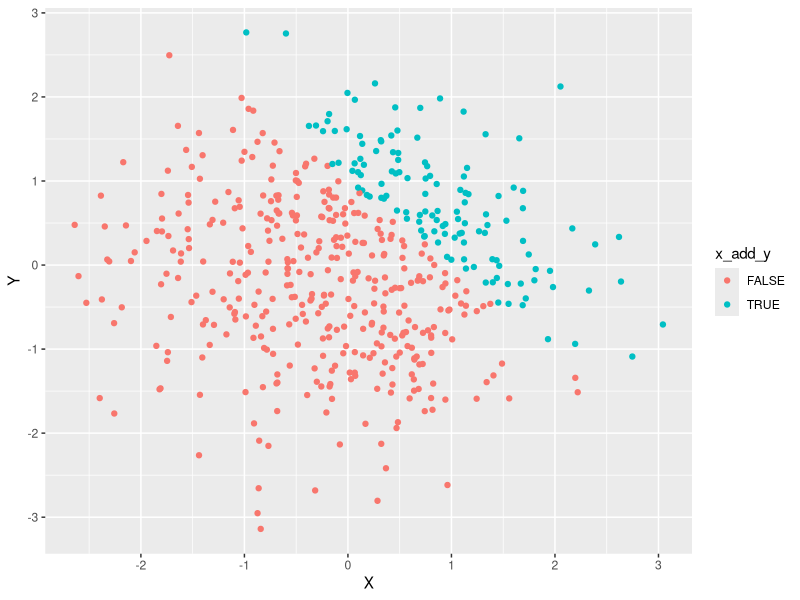
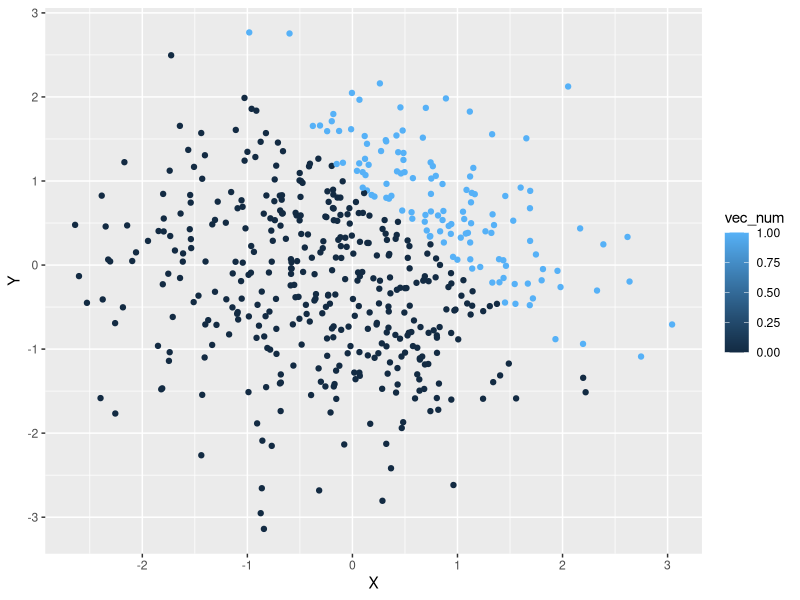
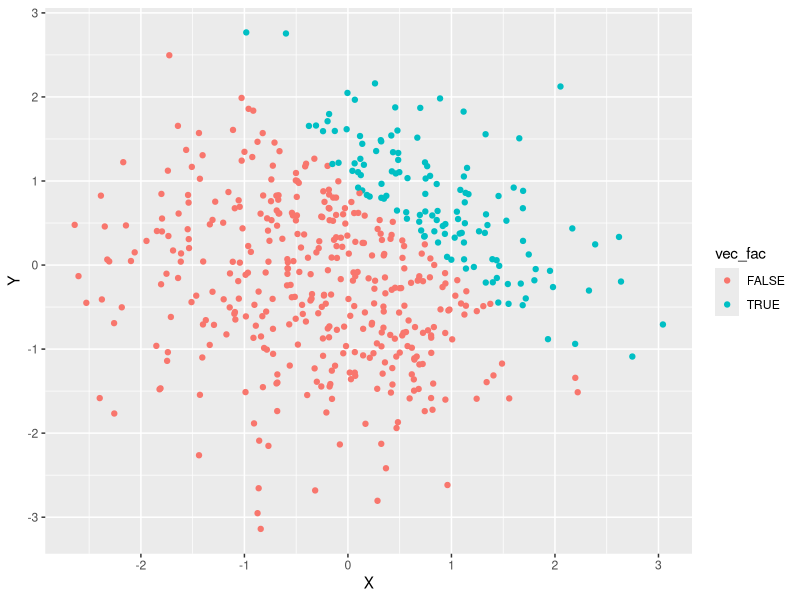
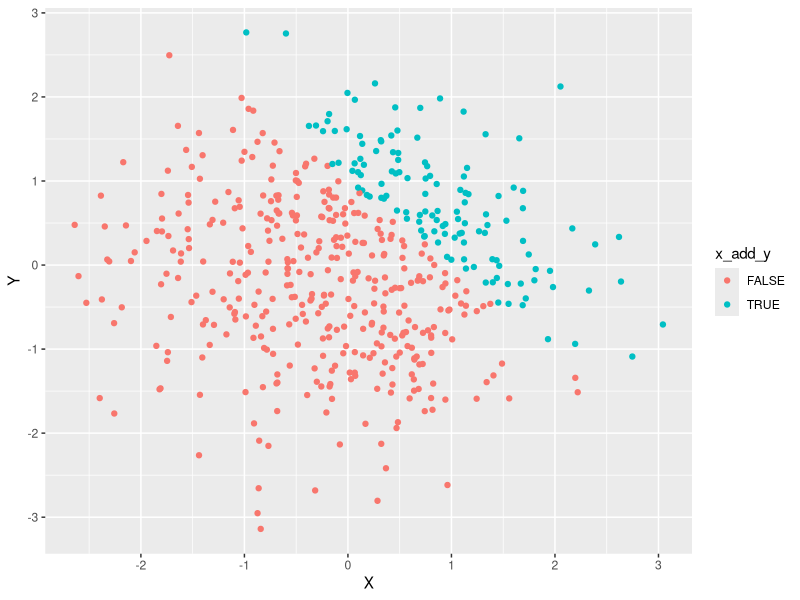

Write the R code that produced these figures, in order.
## ---- chunk 1
library(tidyverse)

frame_one = tibble(
  norm_samp = rnorm(8),
  norm_samp_pos = norm_samp > 0,
  vec_char = c("Baggins", "Melkor", "Manwe", "Sauron", "Feanor", "Fingolfin", "Finarfin", "Luthien"),
  vec_factor = factor(c("Hobbit", "God", "God", "God", "Elf", "Elf", "Elf", "Elf"),order=TRUE,levels = c("Hobbit","Elf","God"))
)

mean(pull(frame_one, norm_samp))
mean(as.numeric(pull(frame_one, norm_samp_pos)))
mean(as.numeric(pull(frame_one, vec_char)))
mean(as.numeric(pull(frame_one, vec_factor)))
## ---- chunk 2
as.numeric(pull(frame_one, norm_samp_pos))*pull(frame_one, norm_samp)
as.factor(pull(frame_one, norm_samp_pos))*pull(frame_one, norm_samp)
as.numeric(as.factor(pull(frame_one, norm_samp_pos)))*pull(frame_one, norm_samp)
## ---- chunk 3
frame_two = tibble(
  x = rnorm(500),
  y = rnorm(500),
  x_add_y = x + y > 1,
  vec_num = as.numeric(x_add_y),
  vec_fac = as.factor(x_add_y)
)
## ---- chunk 4
ggplot(frame_two,aes(x = x, y = y,color = x_add_y)) + geom_point(shape=19) +
    xlab("X") + ylab("Y")
ggsave("scatter_plot_one.pdf")
ggplot(frame_two,aes(x = x, y = y,color = vec_num)) + geom_point(shape=19) +
    xlab("X") + ylab("Y")
ggplot(frame_two,aes(x = x, y = y,color = vec_fac)) + geom_point(shape=19) +
    xlab("X") + ylab("Y")
